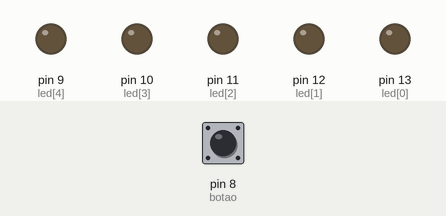
Simulated run of this sketch. Board: Arduino Uno, built with avr-gcc and run on an emulated ATmega328P. Shown: output pins drawn as LEDs (lit = HIGH). The test bench sets the inputs (shaded band); at power-on: pin 8 (botao) HIGH.

Above: at 3.3 s.
3.4 s: pin 8 (botao) pulled LOW for 1.5 s
At 3.87 s:
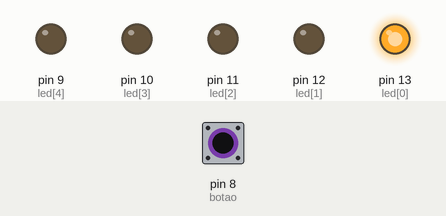
At 4.37 s:
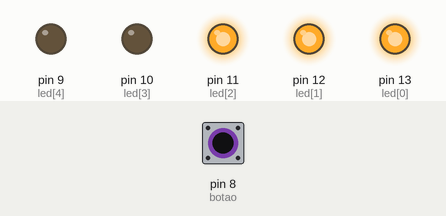
6.9 s: pin 8 (botao) pulled LOW for 3.2 s
At 8.9 s:
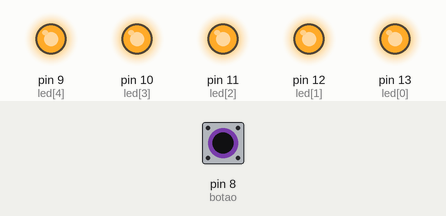
Timing chart, 0 to 13.8 s (numbered marks = the images above; inputs shaded):
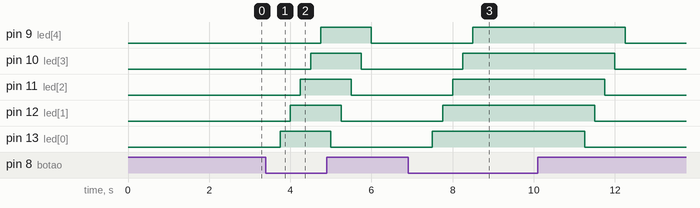

The sketch:

aula_41_segurar_bot_o1.ino
```cpp
/*
Faça um programa que acenda e apague 3 leds,
de forma progressiva, enquanto um botão estiver pressionado.
*/

#define botao 8
int led[5] = {13, 12, 11, 10, 9};
int i = 0;
bool ligado = 0, botaoPressionado = false;

void setup(){
  pinMode(botao, INPUT_PULLUP);
  for (int i = 0; i < 5; i++){
    pinMode(led[i], OUTPUT);
  }
}

void loop(){
  bool estadoBotao = digitalRead(botao);

  if (estadoBotao && !botaoPressionado) {
    botaoPressionado = true;
    ligado = false;
  }

  if (!estadoBotao) {
    botaoPressionado = false;
  	ligado = true;
  }

  for (int i = 0; i < 5; i++) {
      digitalWrite(led[i], ligado);
      delay(250);
  }
}
```

Measured:
- after the input at 3.4 s, pin 9 (led[4]): LOW → HIGH after 1.4 s, → LOW 1.3 s later; pin 10 (led[3]): LOW → HIGH after 1.1 s, → LOW 1.3 s later; pin 11 (led[2]): LOW → HIGH after 0.85 s, → LOW 1.3 s later; pin 12 (led[1]): LOW → HIGH after 0.60 s, → LOW 1.3 s later; pin 13 (led[0]): LOW → HIGH after 0.35 s, → LOW 1.3 s later
- after the input at 6.9 s, pin 9 (led[4]): LOW → HIGH after 1.6 s, → LOW 3.8 s later; pin 10 (led[3]): LOW → HIGH after 1.4 s, → LOW 3.8 s later; pin 11 (led[2]): LOW → HIGH after 1.1 s, → LOW 3.8 s later; pin 12 (led[1]): LOW → HIGH after 0.85 s, → LOW 3.8 s later; pin 13 (led[0]): LOW → HIGH after 0.60 s, → LOW 3.8 s later
